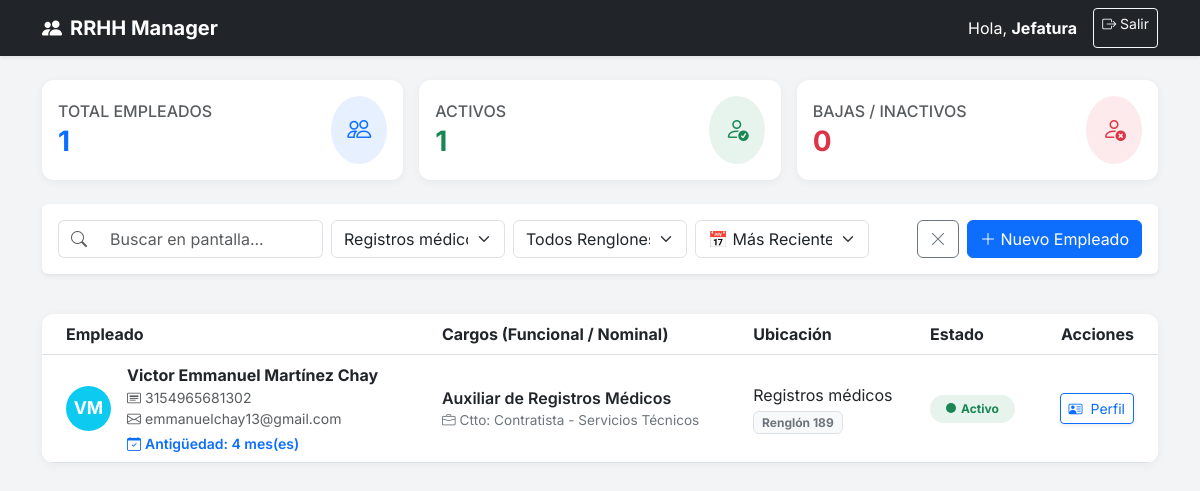
Screenshot of /index.php?f_area=1 (signed in) with the database file from the repository.
### tables this page shows
CREATE TABLE `empleados` (
  `id` int(11) NOT NULL,
  `dpi` varchar(15) NOT NULL,
  `nit` varchar(15) DEFAULT NULL,
  `nombres` varchar(100) NOT NULL,
  `apellidos` varchar(100) NOT NULL,
  `fecha_nacimiento` date NOT NULL,
  `genero` enum('M','F') NOT NULL,
  `tipo_sangre` varchar(5) DEFAULT NULL,
  `telefono` varchar(20) NOT NULL,
  `correo_electronico` varchar(100) DEFAULT NULL,
  `direccion` text NOT NULL,
  `departamento` varchar(100) DEFAULT NULL,
  `municipio` varchar(100) DEFAULT NULL,
  `contacto_emergencia_nombre` varchar(100) DEFAULT NULL,
  `contacto_emergencia_telefono` varchar(20) DEFAULT NULL,
  `contacto_emergencia_nombre2` varchar(100) DEFAULT NULL,
  `contacto_emergencia_telefono2` varchar(100) DEFAULT NULL,
  `fecha_inicio_labores` date NOT NULL,
  `fecha_ultimo_ascenso` date DEFAULT NULL,
  `id_renglon` int(11) NOT NULL,
  `id_area` int(11) NOT NULL,
  `id_puesto_nominal` int(11) NOT NULL,
  `id_puesto_funcional` int(11) NOT NULL,
  `foto_perfil` varchar(255) DEFAULT NULL,
  `estado` enum('Activo','Suspendido','Vacaciones','Baja') DEFAULT 'Activo',
  `creado_por` varchar(50) DEFAULT NULL,
  `created_at` timestamp NOT NULL DEFAULT current_timestamp(),
  `updated_at` timestamp NOT NULL DEFAULT current_timestamp() ON UPDATE current_timestamp()
);

CREATE TABLE `catalogo_cargos` (
  `id` int(11) NOT NULL,
  `nombre` varchar(100) NOT NULL
);

CREATE TABLE `catalogo_puestos_nominales` (
  `id` int(11) NOT NULL,
  `codigo` varchar(20) DEFAULT NULL,
  `nombre` varchar(100) NOT NULL
);

CREATE TABLE `catalogo_areas` (
  `id` int(11) NOT NULL,
  `nombre` varchar(100) NOT NULL,
  `descripcion` text DEFAULT NULL
);

CREATE TABLE `catalogo_renglones` (
  `id` int(11) NOT NULL,
  `codigo` varchar(10) NOT NULL,
  `descripcion` varchar(100) NOT NULL
);

### index.php (the view, shortened to what this page needs)
<?php
require_once 'config/db.php';
$empleados = [];
try {
    $areas = $pdo->query("SELECT * FROM catalogo_areas ORDER BY nombre ASC")->fetchAll();
} catch (PDOException $e) {
    die("Error cargando catálogos: " . $e->getMessage());
}
$filtro_area    = $_GET['f_area'] ?? '';
$filtro_renglon = $_GET['f_renglon'] ?? '';
$filtro_orden   = $_GET['f_orden'] ?? 'reciente';
$sql = "SELECT
            e.id, e.dpi, e.nombres, e.apellidos, e.telefono, e.estado, e.foto_perfil, e.correo_electronico,
            e.fecha_inicio_labores,
            a.nombre AS area,
            pn.nombre AS puesto_nominal,
            cf.nombre AS puesto_funcional,
            r.codigo AS renglon
        FROM empleados e
        INNER JOIN catalogo_areas a ON e.id_area = a.id
        INNER JOIN catalogo_puestos_nominales pn ON e.id_puesto_nominal = pn.id
        INNER JOIN catalogo_cargos cf ON e.id_puesto_funcional = cf.id
        INNER JOIN catalogo_renglones r ON e.id_renglon = r.id";
$params = [];
$condiciones = [];
if (!empty($filtro_area)) {
    $condiciones[] = "e.id_area = ?";
    $params[] = $filtro_area;
}
if (count($condiciones) > 0) {
    $sql .= " WHERE " . implode(" AND ", $condiciones);
}
switch ($filtro_orden) {
    default:
        $sql .= " ORDER BY e.created_at DESC";
        break;
}
try {
    $stmt = $pdo->prepare($sql);
    $stmt->execute($params);
    $empleados = $stmt->fetchAll(PDO::FETCH_ASSOC);
    $total_emp = count($empleados);
    $activos = count(array_filter($empleados, fn($e) => $e['estado'] === 'Activo'));
    $bajas = count(array_filter($empleados, fn($e) => $e['estado'] === 'Baja'));
} catch (PDOException $e) {
    echo "Error: " . $e->getMessage();
}
?>
<!DOCTYPE html>
<html lang="es">
<head>
    <link href="https://cdn.jsdelivr.net/npm/bootstrap@5.3.0/dist/css/bootstrap.min.css" rel="stylesheet">
    <link rel="stylesheet" href="https://cdn.jsdelivr.net/npm/bootstrap-icons@1.10.0/font/bootstrap-icons.css">
</head>
<body>
<nav class="navbar navbar-expand-lg navbar-dark bg-dark shadow-sm mb-4">
  <div class="container">
    <a class="navbar-brand fw-bold" href="#"><i class="bi bi-people-fill me-2"></i>RRHH Manager</a>
    <div class="d-flex">
        <span class="navbar-text text-white me-3 d-none d-md-block">
            Hola, <strong>Jefatura</strong>
        </span>
        <a href="logout.php" class="btn btn-sm btn-outline-light">
            <i class="bi bi-box-arrow-right"></i> Salir
        </a>
    </div>
  </div>
</nav>
<div class="container pb-5">
    <div class="row mb-4 g-3">
        <div class="col-md-4">
            <div class="card card-stat p-3 bg-white">
                <div class="d-flex justify-content-between align-items-center">
                    <div>
                        <h6 class="text-muted text-uppercase mb-1">Total Empleados</h6>
                        <h3 class="fw-bold mb-0 text-primary"><?= $total_emp ?></h3>
                    </div>
                    <div class="bg-primary bg-opacity-10 p-3 rounded-circle text-primary">
                        <i class="bi bi-people fs-4"></i>
                    </div>
                </div>
            </div>
        </div>
        <div class="col-md-4">
            <div class="card card-stat p-3 bg-white">
                <div class="d-flex justify-content-between align-items-center">
                    <div>
                        <h6 class="text-muted text-uppercase mb-1">Activos</h6>
                        <h3 class="fw-bold mb-0 text-success"><?= $activos ?></h3>
                    </div>
                    <div class="bg-success bg-opacity-10 p-3 rounded-circle text-success">
                        <i class="bi bi-person-check fs-4"></i>
                    </div>
                </div>
            </div>
        </div>
        <div class="col-md-4">
            <div class="card card-stat p-3 bg-white">
                <div class="d-flex justify-content-between align-items-center">
                    <div>
                        <h6 class="text-muted text-uppercase mb-1">Bajas / Inactivos</h6>
                        <h3 class="fw-bold mb-0 text-danger"><?= $bajas ?></h3>
                    </div>
                    <div class="bg-danger bg-opacity-10 p-3 rounded-circle text-danger">
                        <i class="bi bi-person-x fs-4"></i>
                    </div>
                </div>
            </div>
        </div>
    </div>
    <div class="d-flex flex-wrap justify-content-between align-items-center mb-3">
        <div class="col-12 col-md-12 mb-2 mb-md-0">
        <div class="card p-3 mb-4 shadow-sm border-0">
            <form method="GET" action="index.php" id="filterForm">
             <div class="row g-2 align-items-center">
                  <div class="col-md-3">
                      <div class="input-group">
                            <span class="input-group-text bg-white text-muted border-end-0"><i class="bi bi-search"></i></span>
                            <input type="text" id="searchInput" class="form-control border-start-0" placeholder="Buscar en pantalla...">
                     </div>
                  </div>
                <div class="col-md-2">
                    <select class="form-select" name="f_area" onchange="this.form.submit()">
                        <?php foreach($areas as $a): ?>
                            <option value="<?= $a['id'] ?>" <?= $filtro_area == $a['id'] ? 'selected' : '' ?>>
                                <?= $a['nombre'] ?>
                            </option>
                        <?php endforeach; ?>
                    </select>
                </div>
                <div class="col-md-2">
                    <select class="form-select" name="f_renglon" onchange="this.form.submit()">
                        <option value="">Todos Renglones</option>
                    </select>
                </div>
                <div class="col-md-2">
                    <select class="form-select" name="f_orden" onchange="this.form.submit()">
                        <option value="reciente" <?= $filtro_orden == 'reciente' ? 'selected' : '' ?>>📅 Más Recientes</option>
                    </select>
                </div>
                <div class="col-md-3 text-end d-flex gap-2 justify-content-end">
                    <?php if(!empty($filtro_area) || !empty($filtro_renglon) || $filtro_orden != 'reciente'): ?>
                        <a href="index.php" class="btn btn-outline-secondary" title="Limpiar Filtros"><i class="bi bi-x-lg"></i></a>
                    <?php endif; ?>
                    <a href="crear_empleado.php" class="btn btn-primary text-nowrap">
                        <i class="bi bi-plus-lg"></i> Nuevo Empleado
                    </a>
                </div>
            </div>
          </form>
         </div>
        </div>
    </div>
    <div class="card card-stat overflow-hidden">
        <div class="table-responsive">
            <table class="table mb-0 align-middle" id="employeeTable">
                <thead class="bg-light">
                    <tr>
                        <th class="ps-4">Empleado</th>
                        <th>Cargos (Funcional / Nominal)</th>
                        <th>Ubicación</th>
                        <th>Estado</th>
                        <th class="text-end pe-4">Acciones</th>
                    </tr>
                </thead>
                <tbody>
                    <?php if (count($empleados) > 0): ?>
                        <?php foreach ($empleados as $emp): ?>
                        <tr ondblclick="window.location.href='perfil_empleado.php?id=<?= $emp['id'] ?>'" title="Doble clic para ver perfil">
                            <td class="ps-4">
                                <div class="d-flex align-items-center">
                                    <?php
                                        $initials = strtoupper(substr($emp['nombres'], 0, 1) . substr($emp['apellidos'], 0, 1));
                                        $colors = ['bg-primary', 'bg-success', 'bg-warning', 'bg-info', 'bg-danger', 'bg-secondary'];
                                        $randomColor = $colors[array_rand($colors)];
                                        if (!empty($emp['foto_perfil']) && file_exists("imagenes/perfiles/" . $emp['foto_perfil'])) {
                                            echo "<img src='imagenes/perfiles/{$emp['foto_perfil']}' class='avatar-circle me-3'>";
                                        } else {
                                            echo "<div class='avatar-circle {$randomColor} me-3'>{$initials}</div>";
                                        }
                                    ?>
                                    <div>
                                        <div class="fw-bold text-dark"><?= $emp['nombres'] ?> <?= $emp['apellidos'] ?></div>
                                        <div class="small text-muted"><i class="bi bi-card-heading me-1"></i><?= $emp['dpi'] ?></div>
                                        <?php if($emp['correo_electronico']): ?>
                                            <div class="small text-muted"><i class="bi bi-envelope me-1"></i><?= $emp['correo_electronico'] ?></div>
                                        <?php endif; ?>
                                        <?php
                                            $fecha_inicio = new DateTime($emp['fecha_inicio_labores']);
                                            $hoy = new DateTime();
                                            $antiguedad = $fecha_inicio->diff($hoy);
                                            $tiempo_texto = "";
                                            if ($antiguedad->m > 0) {
                                                $tiempo_texto .= $antiguedad->m . " mes(es)";
                                            }
                                        ?>
                                        <div class="small text-primary mt-1 fw-semibold">
                                            <i class="bi bi-calendar-check me-1"></i>Antigüedad: <?= $tiempo_texto ?>
                                        </div>
                                    </div>
                                </div>
                            </td>
                            <td>
                                <div class="fw-semibold text-dark"><?= $emp['puesto_funcional'] ?></div>
                                <div class="text-nominal">
                                    <i class="bi bi-briefcase me-1"></i>Ctto: <?= $emp['puesto_nominal'] ?>
                                </div>
                            </td>
                            <td>
                                <div class="text-dark"><?= $emp['area'] ?></div>
                                <span class="badge bg-light text-secondary border mt-1">Renglón <?= $emp['renglon'] ?></span>
                            </td>
                            <td>
                                <?php
                                    $statusClass = match($emp['estado']) {
                                        'Activo' => 'text-success bg-success',
                                        'Suspendido' => 'text-warning bg-warning',
                                        'Baja' => 'text-danger bg-danger',
                                        default => 'text-secondary bg-secondary'
                                    };
                                ?>
                                <span class="badge bg-opacity-10 <?= $statusClass ?> px-3 py-2 rounded-pill">
                                    <span class="status-dot <?= $statusClass ?>"></span><?= $emp['estado'] ?>
                                </span>
                            </td>
                            <td class="text-end pe-4">
                                <a href="perfil_empleado.php?id=<?= $emp['id'] ?>" class="btn btn-sm btn-outline-primary shadow-sm" title="Ver Perfil Completo">
                                    <i class="bi bi-person-vcard me-1"></i> Perfil
                                </a>
                            </td>
                        </tr>
                        <?php endforeach; ?>
                    <?php endif; ?>
                </tbody>
            </table>
        </div>
    </div>
</div>
</body>
</html>

### index.php (style rules this page uses)
body { font-family: 'Inter', sans-serif; background-color: #f3f4f6; }
.avatar-circle { width: 45px; height: 45px; border-radius: 50%; object-fit: cover; display: flex; align-items: center; justify-content: center; font-weight: bold; color: white; font-size: 1.1rem; }
.card-stat { border: none; border-radius: 12px; box-shadow: 0 2px 10px rgba(0,0,0,0.05); }
.status-dot { height: 10px; width: 10px; border-radius: 50%; display: inline-block; margin-right: 5px; }
.text-nominal { font-size: 0.85rem; color: #6c757d; }

### rows the page displays
empleados: estado "1", estado "0", initials "VM", nombres "Victor Emmanuel", apellidos "Martínez Chay", dpi "3154965681302", correo_electronico "emmanuelchay13@gmail.com", fecha_inicio_labores "4 mes(es)", id_puesto_funcional.nombre "Auxiliar de Registros Médicos", id_puesto_nominal.nombre "Contratista - Servicios Técnicos", id_area.nombre "Registros médicos", id_renglon.codigo "189", estado "Activo"

### other values shown
$total_emp "1"
form field f_area "Registros médicos"
